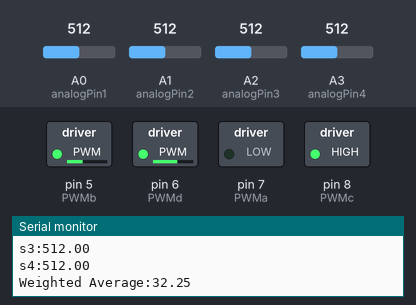
Recording of a sketch running on a simulated Arduino Uno, built with avr-gcc and run on an emulated ATmega328P. Shown: switched loads named in the sketch (green lamp = pin HIGH), the last lines printed to the serial monitor. Dashed ring = blinking. The inputs (shaded band) are chosen by the test bench; at power-on: A3 (analogPin4) = 512, A2 (analogPin3) = 512, A0 (analogPin1) = 512, A1 (analogPin2) = 512.

Above: at 1.27 s.
1.3 s: A3 (analogPin4) set to 716
At 3.83 s:
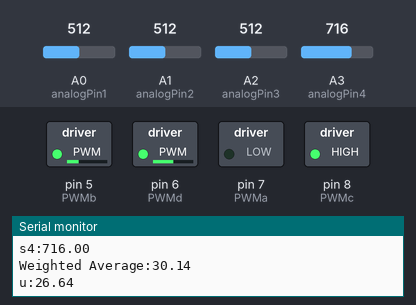
4.3 s: A2 (analogPin3) set to 716
At 4.55 s:
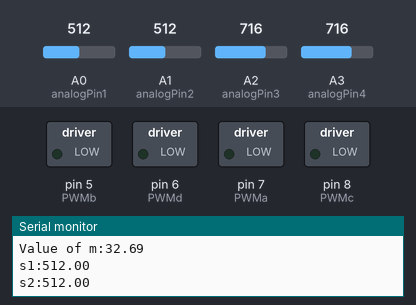
7.3 s: A0 (analogPin1) set to 30
At 7.5 s:
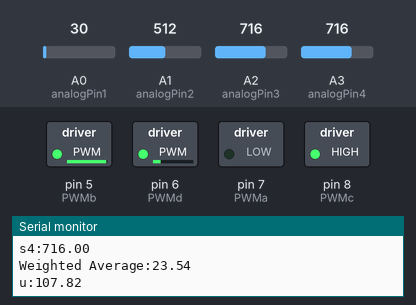
10.3 s: A1 (analogPin2) set to 30
At 10.53 s:
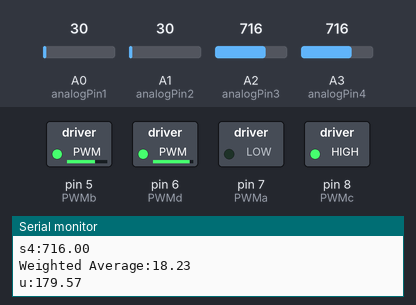
13.3 s: A0 (analogPin1) set to 716
16.3 s: A2 (analogPin3) set to 306
Timing chart, 0 to 20.3 s (numbered marks = the images above; inputs shaded):
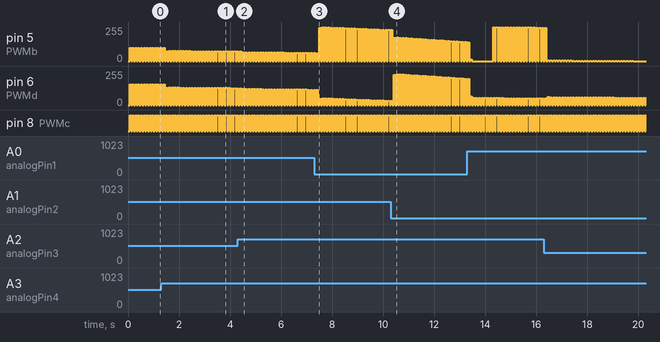

The sketch:

PID_Control.ino
```cpp
/*----------------------------------
 * PID control:                     |
 * This code aims to achieve        |
 * automatization of the EEE-Bot    |
 * using PID Control                |
 *                                  |
 * Gabriel Pacheco                  |
 * Electronic Engineering           |
 * ---------------------------------
 */

//Defining control pins
#define PWMa 7
#define PWMb 5
#define PWMc 8
#define PWMd 6

//IR Pins
float analogPin1 = A0;  //right most IR LED (blue wire)
float analogPin2 = A1;  //centre right IR LED (grey wire)
float analogPin3 = A2;  //centre left IR LED (white wire)
float analogPin4 = A3;  //left most IR LED (purple wire)

//PID Control variable
float u;

//Variable for the basespeed of the motors
float BaseSpeed=100;

//Define Delay Time
#define DelayTime 1000
/*----------------------------------------------------------------------------MAIN CODE----------------------------------------------------------------------------*/
void setup()
{
  //Starting the serial monitor
  Serial.begin(9600);

  //Defining the motors as output
  pinMode(PWMa, OUTPUT);
  pinMode(PWMb, OUTPUT);
  pinMode(PWMc, OUTPUT);
  pinMode(PWMd, OUTPUT);

  //Defining the IR Pins as Input
  pinMode(analogPin1,INPUT);
  pinMode(analogPin2,INPUT);
  pinMode(analogPin3,INPUT);
  pinMode(analogPin4,INPUT);

}

void loop()
{
  //Callback of the whole function PID which runs everything
  PID();

  //Starting the motors on a low so the system doesn't collapse
  digitalWrite(PWMa,LOW);
  digitalWrite(PWMb,LOW);
  digitalWrite(PWMc,LOW);
  digitalWrite(PWMd,LOW);
  delay(50);

  //If statement to define the velocity and direction of motors
  if ((u<0.5)&&(u>-0.5))
  {
    Forwards(BaseSpeed); //Callback to function to go forwards
  }
  else if (u>0.5)
  {
    RightTurn(BaseSpeed,u); //Callback to function to make a right turn
  }
  else if (u<-0.5)
  {
    LeftTurn(BaseSpeed,u); //Callback to function to make a left turn
  }
}

/*-----------------------------------------------------------------------------FUNCTIONS--------------------------------------------------------------------------*/

//Function to return the Weighted Average
float Weighted_Average()
{
  //Variable for weighted average
  float Xpk;

  //Variables used for read ins
  float s1; //right most IR LED
  float s2; // centre right IR LED
  float s3; // centre left IR LED
  float s4; // left most IR LED

  //Read ins
  s1 = analogRead(analogPin1);//right most IR LED
  Serial.print("s1:");
  Serial.println(s1);
  s2 = analogRead(analogPin2); //centre right IR LED
  Serial.print("s2:");
  Serial.println(s2);
  s3 = analogRead(analogPin3); //centre left IR LED
  Serial.print("s3:");
  Serial.println(s3);
  s4 = analogRead(analogPin4); //left most IR LED
  Serial.print("s4:");
  Serial.println(s4);

  //Distances (defined from the left edge of the yellow board)
  float x1 = 55;  // right most IR LED    (eveything is in mm)
  float x2 = 40; // centre right IR LED
  float x3 = 25; // centre left IR LED
  float x4 = 9; // left most  IR LED

  //Calculate and return the value for the weighted average value
  Xpk=((x1 * s1) + (x2 * s2) + (x3 * s3) + (x4 * s4)) / (s1 + s2 + s3 + s4);
  Serial.print("Weighted Average:");
  Serial.println(Xpk);
  //delay(DelayTime);
  return Xpk;
}

//Function to return the value of u and achieve PID control
float PID ()
{
 //Values of Kp,Ki,Kd for the formula
  float Kp=10; //Proportional
  float Ki=0.1; //Integral
  float Kd=1; //Derivative

  //Variables to be used
  float setPoint=32.32; //Value of weighted average when the car is in the middle of the black line
  float XPK=Weighted_Average();
  float error;
  static float lastError=0;

  //Variables for the errors of each section of the formula
  float P; //Current error
  static float I; //Combination of errors
  float D; //Change in errors

  //Calculation of error with slight room for chnages without having to make the Bot do turns
  if ((XPK>32.30)&&(XPK<32.34))
  {
    error=0;
  }
  else
  {
    error=setPoint-XPK; //Obtaining error from the position of the Bot
  }


  //For formula
  P=error;
  I=I+error;
  D=error-lastError;
  lastError=error;

  //Formula used over the same duration of time, so defined as
  u=Kp*P+Ki*I+Kd*D;
  Serial.print("u:");
  Serial.println(u);
  //Returning value of "u" that will be used in the loop
  return u;
}

//Function to make the BOT go forwards
void Forwards(int16_t baseSpeed)
{
  Serial.println("Forwards");
  constrain(baseSpeed,0,255);
  digitalWrite(PWMa,LOW);
  analogWrite(PWMb,baseSpeed);
  digitalWrite(PWMc,HIGH);
  analogWrite(PWMd,HIGH-(baseSpeed));
}

//Function to make the Bot go to the left
void LeftTurn(int16_t baseSpeed,float m)
{
  Serial.println("Left Turn");
  Serial.print("Value of m:");
  Serial.println(m);
  constrain(baseSpeed,-255,255);

  if(baseSpeed<0)
  {    digitalWrite(PWMa,HIGH);
    analogWrite(PWMb,255+baseSpeed);
  }
  else
  {
    //Right wheel speed increases
    digitalWrite(PWMa,LOW);
    analogWrite(PWMb,baseSpeed-m);

    //Left wheel speed decreases
    digitalWrite(PWMc,HIGH);
    analogWrite(PWMd,255-(baseSpeed+m));
  }
}

//Function to make the Bot go to the right
void RightTurn(int16_t baseSpeed,float m)
{
  Serial.println("Right Turn");
  Serial.print("Value of m:");
  Serial.println(m);
  constrain(baseSpeed,-255,255);

  if(baseSpeed<0)
  {
    digitalWrite(PWMd,HIGH);
    analogWrite(PWMc,LOW);
  }
  else
  {
    //Right wheel speed decreases
    analogWrite(PWMb,baseSpeed-m);
    digitalWrite(PWMa,LOW);

    //Left wheel speed increases
    analogWrite(PWMd,255-(baseSpeed+m));
    digitalWrite(PWMc,HIGH);
  }
}
```

Measured:
- by itself, pin 6 (PWMd): ramps from 0/255 to 61/255 and jumps back, once every 0.11 s
- by itself, pin 8 (PWMc): alternates HIGH for 0.06 s and LOW for 0.05 s
